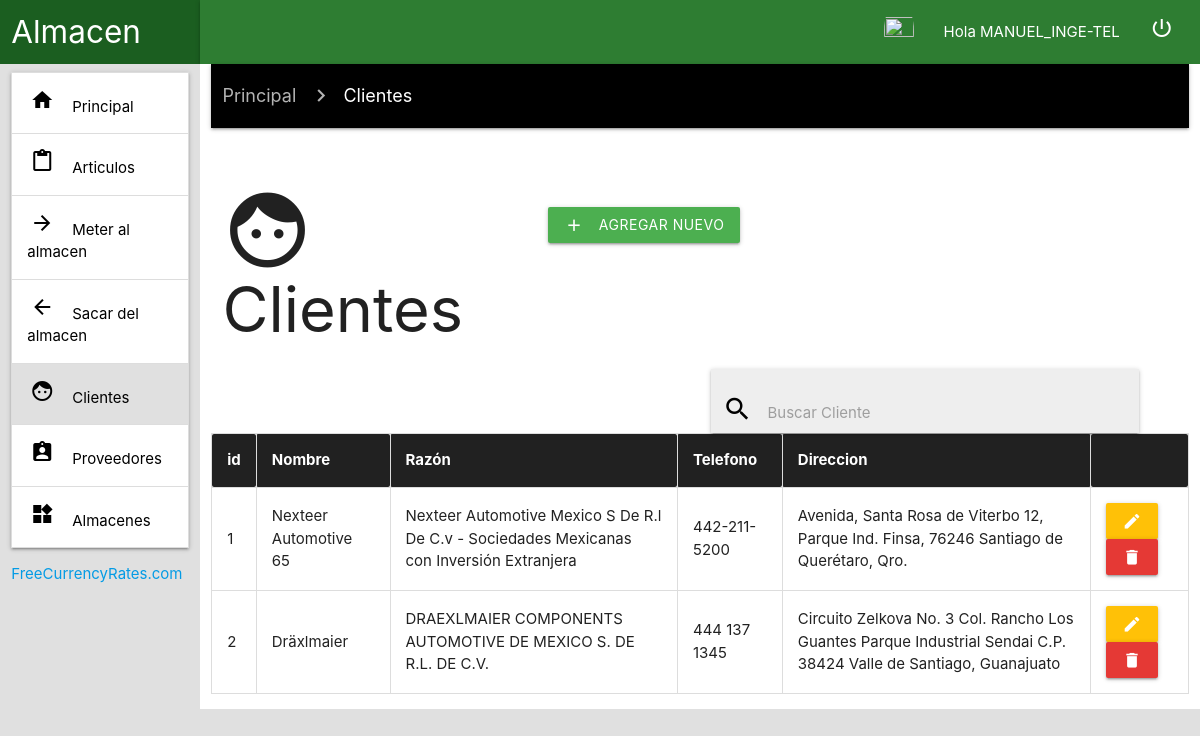
The page /sistema/otros/clientes.php (signed in) on the database its author committed.
### tables this page shows
CREATE TABLE `clientes` (
  `id` int(11) UNSIGNED NOT NULL,
  `nombre` varchar(50) DEFAULT NULL,
  `razon` varchar(255) DEFAULT NULL,
  `telefono` varchar(50) DEFAULT NULL,
  `direccion` varchar(255) DEFAULT NULL
);

### sistema/php/class.DBAlmacen.php (the view, shortened to what this page needs)
<?php
class DBAlmacen
{
  private $DBConexion;
  function __construct($Conexion)
  {
    $this->DBConexion=$Conexion;
  }
        ?>
      <?php
  public function clientes(){
    $sentencia = $this->DBConexion->prepare("SELECT * FROM clientes;");
    $sentencia->execute();
    $clientes = $sentencia->fetchAll(PDO::FETCH_OBJ);
    foreach($clientes as $cliente){?>
      <tr>
        <td><?php echo $cliente->id ?></td>
        <td><?php echo $cliente->nombre ?></td>
        <td><?php echo $cliente->razon ?></td>
        <td><?php echo $cliente->telefono ?></td>
        <td><?php echo $cliente->direccion ?></td>
        <td>
          <a class="btn amber" href="<?php echo "../otros/editarCliente.php?id=" . $cliente->id?>"><i class="material-icons">edit</i></a>
          <a class="btn red darken-1" href="<?php echo "../otros/eliminarCliente.php?id=" . $cliente->id?>"><i class="material-icons">delete</i></a>
        </td>
      </tr>
      <?php
    }
  }
}

### sistema/css/style.css (style rules this page uses)
table, td, th { border: 1px solid #ddd; text-align: left; }
th, td { padding: 15px; }

### rows shown on the page
clientes: id "1", nombre "Nexteer Automotive 65", razon "Nexteer Automotive Mexico S De R.l De C.v - Sociedades Mexicanas con Inversión Extranjera", telefono "442-211-5200", direccion "Avenida, Santa Rosa de Viterbo 12, Parque Ind. Finsa, 76246 Santiago de Querétaro, Qro."
clientes: id "2", nombre "Dräxlmaier", razon "DRAEXLMAIER COMPONENTS AUTOMOTIVE DE MEXICO S. DE R.L. DE C.V.", telefono "444 137 1345", direccion "Circuito Zelkova No. 3 Col. Rancho Los Guantes Parque Industrial Sendai C.P. 38424 Valle de Santiago, Guanajuato"

### other values the page prints
$_SESSION['usuario'] "MANUEL_INGE-TEL"
